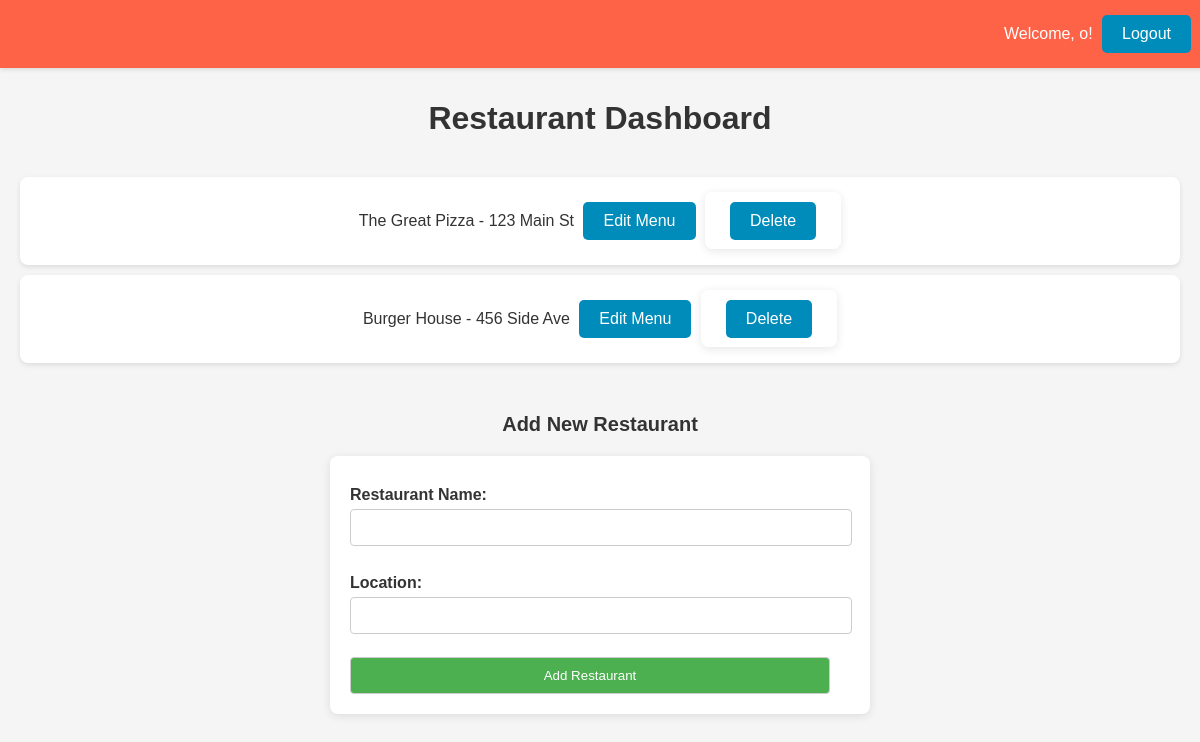
Before: /owner_dashboard (signed in) with the older database file.
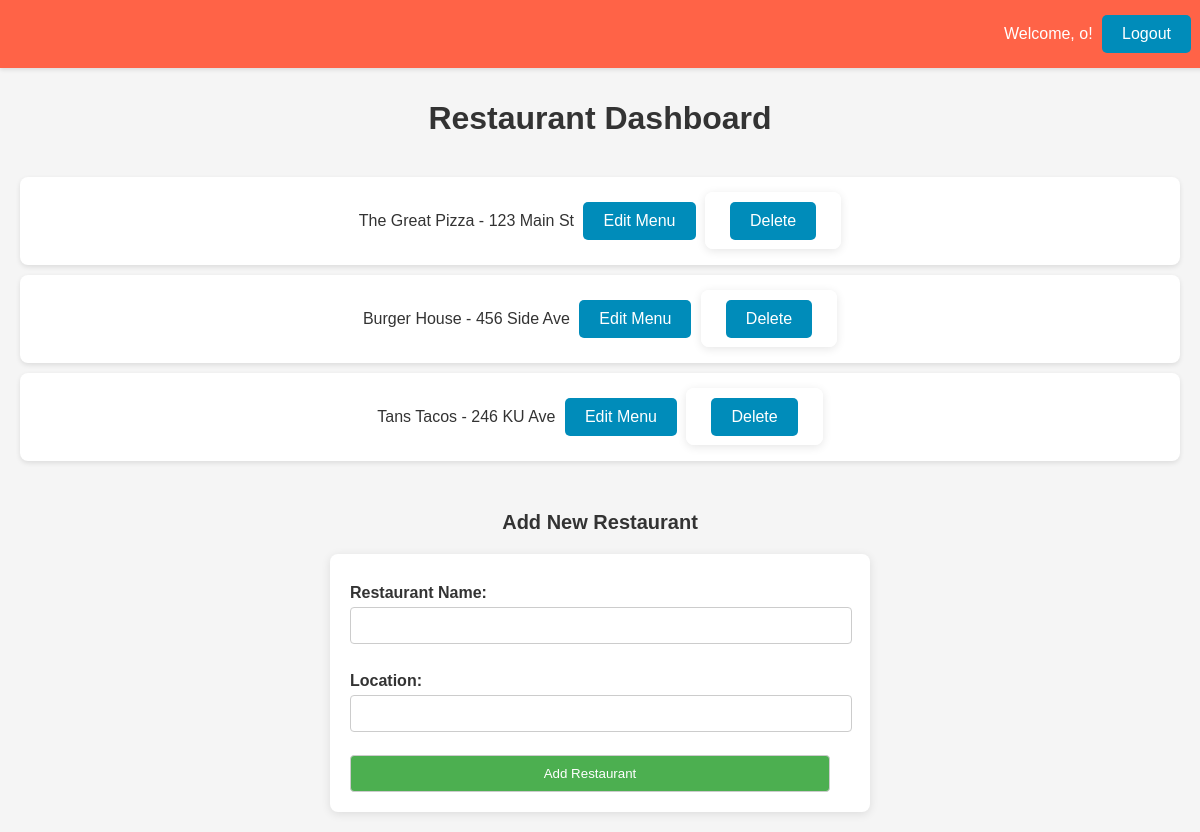
After: the same page with the newer database file.
### tables this page shows
CREATE TABLE restaurants (
    rest_id INTEGER PRIMARY KEY AUTOINCREMENT,
    name TEXT NOT NULL,
    location TEXT NOT NULL,
    owner INTEGER
);

### app.py (the view)
@app.route('/owner_dashboard')
def owner_dashboard():
    if 'logged_in' in session and session['user_role'] == 2:  # Assuming '2' is for restaurant owners
        conn = get_db_connection()
        cur = conn.cursor()
        print("id check: ", session['user_id'])
        cur.execute('SELECT rest_id, name, location FROM restaurants WHERE owner = ?', (session['user_id'],))
        restaurants = cur.fetchall()
        print(restaurants)
        conn.close()
        return render_template('owner_dashboard.html', restaurants=[dict(row) for row in restaurants])
    else:
        return redirect(url_for('login'))  # Redirect non-owners to the login page

### app.py (called while the page is built)
def get_db_connection():
    conn = sqlite3.connect('eatease.db')
    conn.row_factory = sqlite3.Row
    return conn

@app.before_request
def handle_session_clearing():
    global session_cleared
    if not session_cleared:
        session.clear()
        session_cleared = True

### templates/owner_dashboard.html (shortened to what this page needs)
<!DOCTYPE html>
<html lang="en">
<head>
</head>
<body>
    <div class="header">
        <p>Welcome, {{ session.username }}!</p>
        <button class="btn" onclick="location.href='/logout'">Logout</button>
    </div>
    <h1>Restaurant Dashboard</h1>
    <ul>
        {% for restaurant in restaurants %}
        <li>
            {{ restaurant.name }} - {{ restaurant.location }}
            <button class="btn" onclick="location.href='/edit_menu/{{ restaurant.rest_id }}'">Edit Menu</button>
            <form action="/delete_restaurant/{{ restaurant.rest_id }}" method="post" style="display: inline;">
                <button type="submit" onclick="return confirm('Are you sure you want to delete this restaurant?');">Delete</button>
            </form>
        </li>
        {% endfor %}
    </ul>
    <h2>Add New Restaurant</h2>
    <form action="/add_restaurant" method="post">
        <label for="name">Restaurant Name:</label>
        <input type="text" id="name" name="name" required><br>
        <label for="location">Location:</label>
        <input type="text" id="location" name="location" required><br>
        <input type="submit" value="Add Restaurant">
    </form>
</body>
</html>

Changed rows visible on the page:
now on this page (row edited): restaurants: name "Tans Tacos", location "246 KU Ave"
